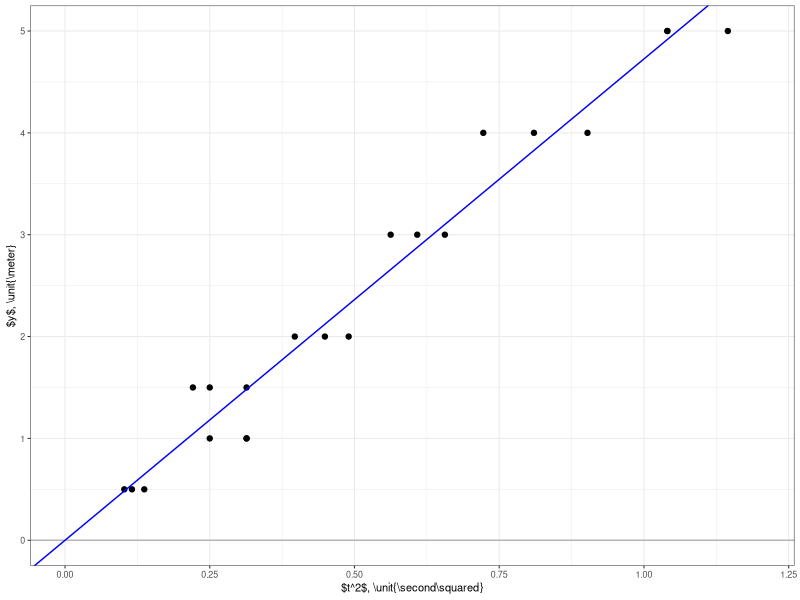

The R source for this figure:
library(ggplot2)
library(dplyr)

raw <- read.csv('times.csv',header=TRUE)
data <- dplyr::tibble(raw)
data <- mutate(data,tsquared=t_s^2)

fig <- ggplot(data)+
    geom_hline(yintercept=0,color='gray70')+
    geom_point(aes(x=tsquared,y=y_m))+
    geom_abline(intercept=0,slope=4.726,color='blue')+
    ylim(0,5)+xlim(0,1.2)+
    xlab('$t^2$, \\unit{\\second\\squared}')+
    ylab('$y$, \\unit{\\meter}')+
    theme_bw(base_size=8)
ggsave('fig2.svg',plot=fig,width=3.4167,height=2,units="in")

# do fit
model1 <- lm(y_m~tsquared+0,data)
print(summary(model1))
